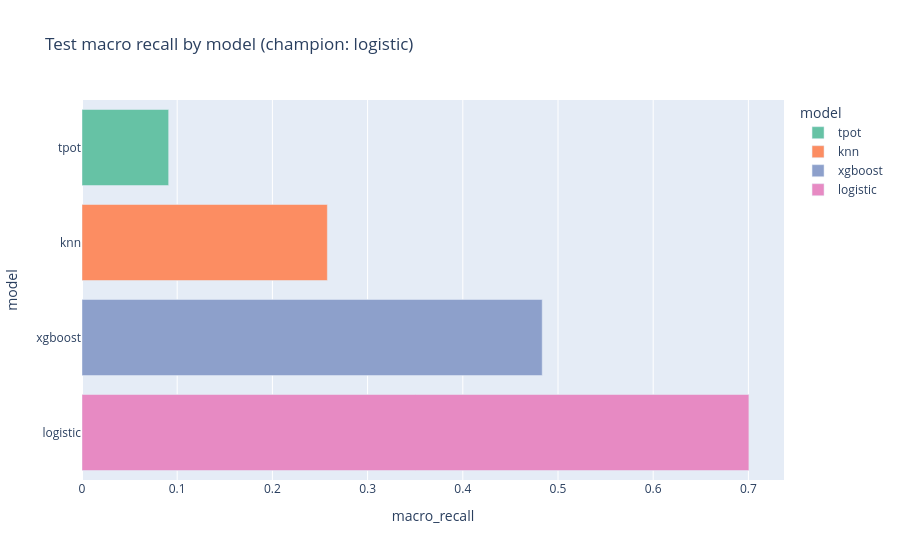
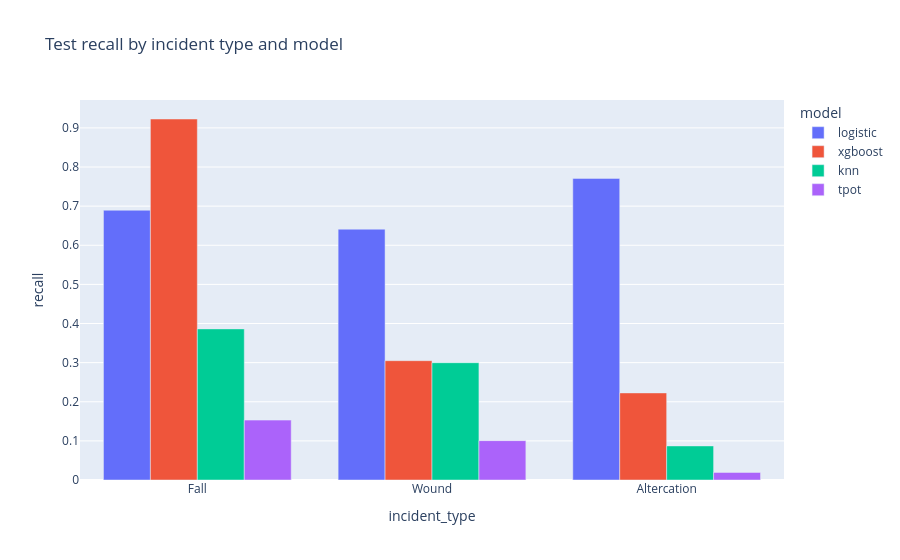

Write notebook code for charts like these, in order.
### Markdown cell above
## Model benchmark (logistic, XGBoost, KNN, TPOT)

Four multi-label classifiers on the same chronological train / validation / test split. **Champion** = highest **test macro recall** (tie-break: macro F1, macro ROC AUC).

- **Validation** tunes logistic `C`, KNN `k`, XGBoost early stopping, and TPOT pipelines (scoring = recall).
- **KNN** uses a stratified train subsample (`KNN_MAX_TRAIN_ROWS`).
- **TPOT** runs AutoML per label (~8 min/label); can be slow on first pipeline run.

### Code cell
bench_display_cols = [
    'model', 'split', 'macro_recall', 'macro_precision', 'macro_f1',
    'macro_roc_auc', 'hamming_loss', 'subset_accuracy',
]
bench_fmt = benchmark[bench_display_cols].copy()
bench_fmt['split'] = bench_fmt['split'].map({'train': 'Train', 'test': 'Test'})
bench_fmt.round(4)

bench_test = benchmark[benchmark['split'] == 'test'].copy()
fig_bench = px.bar(
    bench_test.sort_values('macro_recall', ascending=True),
    x='macro_recall', y='model', orientation='h',
    title=f'Test macro recall by model (champion: {champion})',
    color='model',
    color_discrete_sequence=px.colors.qualitative.Set2,
)
fig_bench.show()

# Per-label recall on test
recall_cols = [c for c in benchmark.columns if c.startswith('recall_')]
bench_recall_long = bench_test.melt(
    id_vars=['model'], value_vars=recall_cols,
    var_name='incident_type', value_name='recall',
)
bench_recall_long['incident_type'] = bench_recall_long['incident_type'].str.replace('recall_', '').str.replace('_', ' ')
fig_recall = px.bar(
    bench_recall_long, x='incident_type', y='recall', color='model', barmode='group',
    title='Test recall by incident type and model',
)
fig_recall.show()

### Figure 1 — Plotly figure (JSON) as saved in the notebook; plotly's stock layout.template omitted (floating-point values rounded to 4 significant figures)
{"data": [{"hovertemplate": "model=%{y}<br>macro_recall=%{x}<extra></extra>", "legendgroup": "tpot", "marker": {"color": "rgb(102,194,165)", "pattern": {"shape": ""}}, "name": "tpot", "orientation": "h", "showlegend": true, "textposition": "auto", "type": "bar", "x": [0.09102], "xaxis": "x", "y": ["tpot"], "yaxis": "y"}, {"hovertemplate": "model=%{y}<br>macro_recall=%{x}<extra></extra>", "legendgroup": "knn", "marker": {"color": "rgb(252,141,98)", "pattern": {"shape": ""}}, "name": "knn", "orientation": "h", "showlegend": true, "textposition": "auto", "type": "bar", "x": [0.2577], "xaxis": "x", "y": ["knn"], "yaxis": "y"}, {"hovertemplate": "model=%{y}<br>macro_recall=%{x}<extra></extra>", "legendgroup": "xgboost", "marker": {"color": "rgb(141,160,203)", "pattern": {"shape": ""}}, "name": "xgboost", "orientation": "h", "showlegend": true, "textposition": "auto", "type": "bar", "x": [0.4834], "xaxis": "x", "y": ["xgboost"], "yaxis": "y"}, {"hovertemplate": "model=%{y}<br>macro_recall=%{x}<extra></extra>", "legendgroup": "logistic", "marker": {"color": "rgb(231,138,195)", "pattern": {"shape": ""}}, "name": "logistic", "orientation": "h", "showlegend": true, "textposition": "auto", "type": "bar", "x": [0.7005], "xaxis": "x", "y": ["logistic"], "yaxis": "y"}], "layout": {"barmode": "relative", "legend": {"title": {"text": "model"}, "tracegroupgap": 0}, "title": {"text": "Test macro recall by model (champion: logistic)"}, "xaxis": {"anchor": "y", "domain": [0, 1], "title": {"text": "macro_recall"}}, "yaxis": {"anchor": "x", "categoryarray": ["logistic", "xgboost", "knn", "tpot"], "categoryorder": "array", "domain": [0, 1], "title": {"text": "model"}}}}

### Figure 2 — Plotly figure (JSON) as saved in the notebook; plotly's stock layout.template omitted (floating-point values rounded to 4 significant figures)
{"data": [{"alignmentgroup": "True", "hovertemplate": "model=logistic<br>incident_type=%{x}<br>recall=%{y}<extra></extra>", "legendgroup": "logistic", "marker": {"color": "#636efa", "pattern": {"shape": ""}}, "name": "logistic", "offsetgroup": "logistic", "orientation": "v", "showlegend": true, "textposition": "auto", "type": "bar", "x": ["Fall", "Wound", "Altercation"], "xaxis": "x", "y": [0.6895, 0.6411, 0.771], "yaxis": "y"}, {"alignmentgroup": "True", "hovertemplate": "model=xgboost<br>incident_type=%{x}<br>recall=%{y}<extra></extra>", "legendgroup": "xgboost", "marker": {"color": "#EF553B", "pattern": {"shape": ""}}, "name": "xgboost", "offsetgroup": "xgboost", "orientation": "v", "showlegend": true, "textposition": "auto", "type": "bar", "x": ["Fall", "Wound", "Altercation"], "xaxis": "x", "y": [0.9227, 0.305, 0.2226], "yaxis": "y"}, {"alignmentgroup": "True", "hovertemplate": "model=knn<br>incident_type=%{x}<br>recall=%{y}<extra></extra>", "legendgroup": "knn", "marker": {"color": "#00cc96", "pattern": {"shape": ""}}, "name": "knn", "offsetgroup": "knn", "orientation": "v", "showlegend": true, "textposition": "auto", "type": "bar", "x": ["Fall", "Wound", "Altercation"], "xaxis": "x", "y": [0.3863, 0.2998, 0.0871], "yaxis": "y"}, {"alignmentgroup": "True", "hovertemplate": "model=tpot<br>incident_type=%{x}<br>recall=%{y}<extra></extra>", "legendgroup": "tpot", "marker": {"color": "#ab63fa", "pattern": {"shape": ""}}, "name": "tpot", "offsetgroup": "tpot", "orientation": "v", "showlegend": true, "textposition": "auto", "type": "bar", "x": ["Fall", "Wound", "Altercation"], "xaxis": "x", "y": [0.1531, 0.1006, 0.01935], "yaxis": "y"}], "layout": {"barmode": "group", "legend": {"title": {"text": "model"}, "tracegroupgap": 0}, "title": {"text": "Test recall by incident type and model"}, "xaxis": {"anchor": "y", "domain": [0, 1], "title": {"text": "incident_type"}}, "yaxis": {"anchor": "x", "domain": [0, 1], "title": {"text": "recall"}}}}
